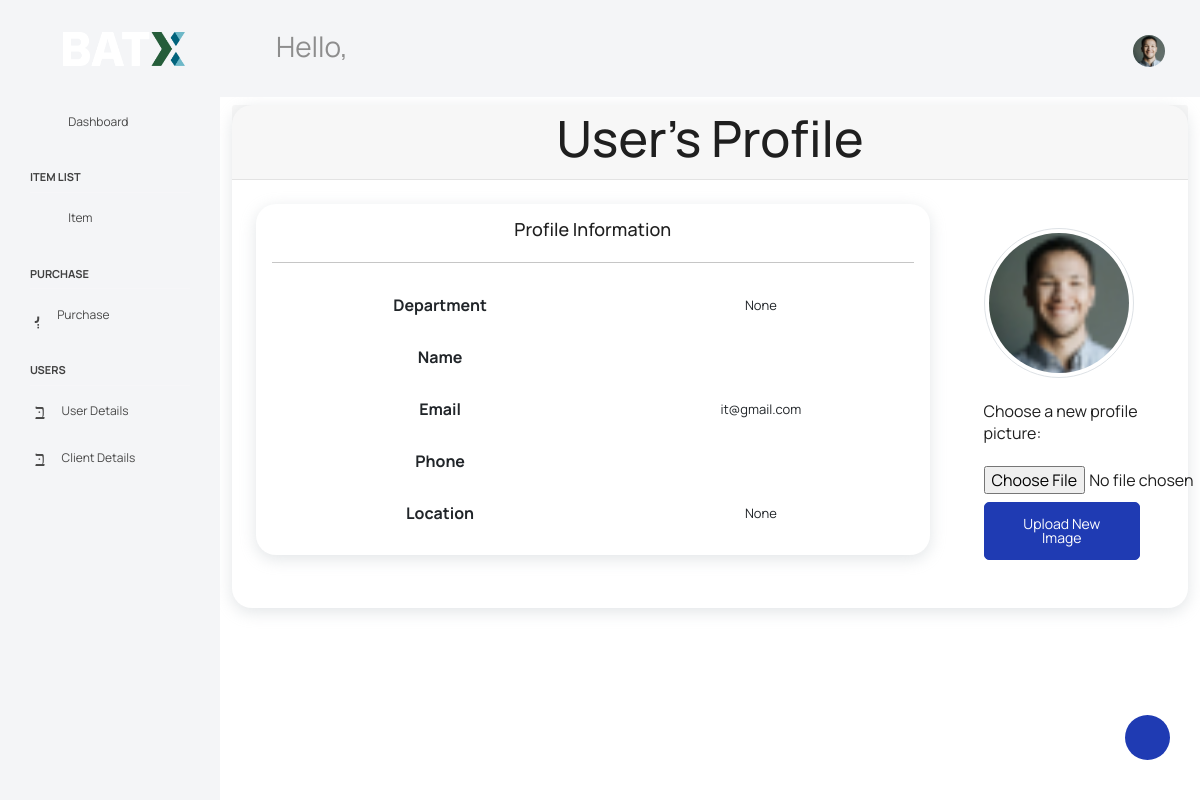
The page /user/ (signed in) on the database as committed earlier.
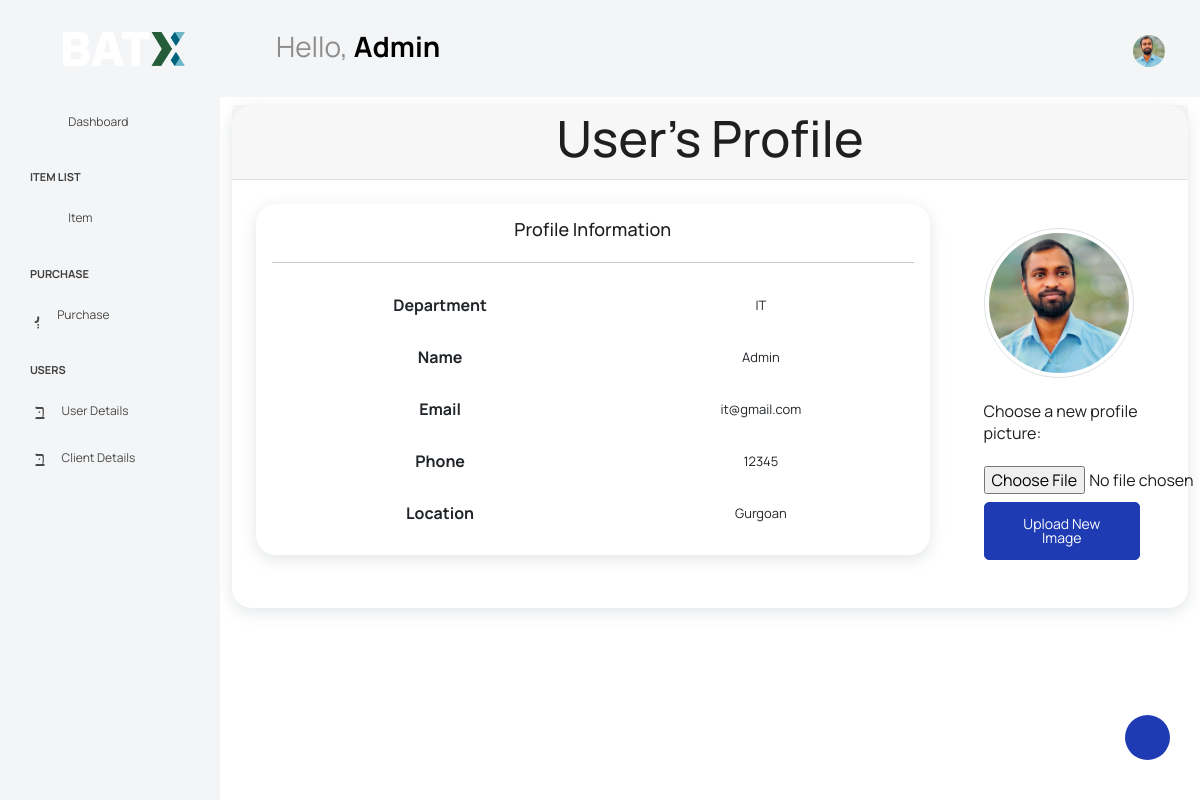
The same page on the database as committed later.
### inventory/models.py (models this page shows, shortened)
class CustomUser(AbstractUser):
    username=None
    phone=models.CharField(max_length=10,unique=True)
    email=models.EmailField(max_length=100,unique=True,null=False)
    name=models.CharField(max_length=40)
    user_pic=models.ImageField(upload_to="user_pic",null=True)
    user_Type = models.CharField(max_length=40,choices=UType, null=True)
    department = models.CharField( max_length=40,choices=ProcessName,null=True)
    location = models.CharField(max_length=40,choices=Loaction,null=True)
    USERNAME_FIELD='email'
    REQUIRED_FIELDS=[]
    objects=UserManager()

### inventory/views.py (the view)
# urls.py: path("user/", views.user, name="user"),
@login_required
def user(request):
    if request.method == 'POST':
        form = ProfileImageForm(request.POST, request.FILES, instance=request.user)
        if form.is_valid():
            form.save()
            messages.success(request, 'Profile picture updated successfully.')
            return redirect('user')  # Replace 'user' with the URL name of the user profile page
    else:
        form = ProfileImageForm(instance=request.user)
    context = {"profile": "User Profile",'form': form}
    return render(request, "inventory/user.html", context)

### inventory/forms.py
class ProfileImageForm(forms.ModelForm):
    class Meta:
        model=CustomUser
        fields=['user_pic']

### inventory/templates/inventory/user.html (shortened to what this page needs)
{% extends 'inventory/base.html' %}
{%load static%}
{% load crispy_forms_tags %}
{% block content %}
<div class="main-panel">
<div class="container my-2">
    <div class="row align-items-start">
        <div class="col-12 mx-auto">
            <div class="card">
                <div class="card-header">
                    <h1 class="text-center">User's Profile</h1>
                </div>
                <div class="card-body">
                    <div class="row">
                        <div class="col-md-9">
                            <div class="card text-center p-3">
                                <h4>Profile Information</h4>
                                <hr>
                                <table class="table bg-white table-borderless">
                                    <tbody>
                                        <tr>
                                            <th scope="row">Department</th>
                                            <td>{{ user.department }}</td>
                                        </tr>
                                        <tr>
                                            <th scope="col">Name</th>
                                            <td scope="col">{{ user.name }}</td>
                                        </tr>
                                        <tr>
                                            <th scope="row">Email</th>
                                            <td>{{ user.email }}</td>
                                        </tr>
                                        <tr>
                                            <th scope="row">Phone</th>
                                            <td>{{ user.phone }}</td>
                                        </tr>
                                        <tr>
                                            <th scope="row">Location</th>
                                            <td>{{ user.location }}</td>
                                        </tr>
                                    </tbody>
                                </table>
                            </div>
                        </div>
                        <div class="col-md-3">
                                <div class="card-body">
                                {% if user.user_pic %}
                                    <img style="border-radius: 50%; width: 150px; height: 150px;" class="img-thumbnail" src="{{user.user_pic.url}}" alt="profile picture">
                                    {% else %}
                                    <img style="border-radius: 50%; width: 150px; height: 150px;" class="img-thumbnail" src="{%static 'inventory/images/faces/face8.jpg'%}" alt="Default image">
                                    {% endif %}
                                        <form method="post" enctype="multipart/form-data">
                                            <br><label for="id_user_pic">Choose a new profile picture:</label><br>
                                            <br><input type="file" name="user_pic"  onchange="previewImage(event)">
                                            <button type="submit" class="btn btn-primary mt-2">Upload New Image</button>
                                        </form>
                                </div>
                            </div>
                        </div>
                    </div>
                </div>
            </div>
        </div>
    </div>
</div>
{% endblock %}

### inventory/templates/inventory/base.html (shortened to what this page needs)
{% load static %}
<!DOCTYPE html>
<html lang="en">
<head>
  <link rel="stylesheet" href="{% static 'inventory/vendors/feather/feather.css'%}">
  <link rel="stylesheet" href="{% static 'inventory/vendors/mdi/css/materialdesignicons.min.css'%}">
  <link rel="stylesheet" href="{% static 'inventory/vendors/ti-icons/css/themify-icons.css'%}">
  <link rel="stylesheet" href="{% static 'inventory/vendors/typicons/typicons.css'%}">
  <link rel="stylesheet" href="{% static 'inventory/vendors/simple-line-icons/css/simple-line-icons.css'%}">
  <link rel="stylesheet" href="{% static 'inventory/vendors/css/vendor.bundle.base.css'%}">
  <link rel="stylesheet" href="{% static 'inventory/vendors/datatables.net-bs4/dataTables.bootstrap4.css'%}">
  <link rel="stylesheet" href="{% static 'inventory/js/select.dataTables.min.css'%}">
  <link rel="stylesheet" href="{% static 'inventory/css/vertical-layout-light/style.css'%}">
</head>
<body>
  {% if user.is_authenticated and user.is_staff and user.is_superuser %}
  <div class="container-scroller">
      <nav class="navbar default-layout col-lg-12 col-12 p-0 fixed-top d-flex align-items-top flex-row">
          <div class="text-center navbar-brand-wrapper d-flex align-items-center justify-content-start">
              <div class="me-3">
                  <button class="navbar-toggler navbar-toggler align-self-center" type="button" data-bs-toggle="minimize">
                      <span class="icon-menu"></span>
                  </button>
              </div>
              <div>
                  <a class="navbar-brand brand-logo" href="{% url 'dash' %}">
                      <img src="{%static 'inventory/images/logo.png'%}" alt="logo" />
                  </a>
              </div>
          </div>
          <div class="navbar-menu-wrapper d-flex align-items-top">
              <ul class="navbar-nav">
                  <li class="nav-item font-weight-semibold d-none d-lg-block ms-0">
                      <h1 class="welcome-text">Hello, <span class="text-black fw-bold">{{user.name}}</span></h1>
                  </li>
              </ul>
              <ul class="navbar-nav ms-auto">
                  <li class="nav-item dropdown d-none d-lg-block user-dropdown">
                      <a class="nav-link" id="UserDropdown" href="#" data-bs-toggle="dropdown" aria-expanded="false">
                        {% if user.user_pic %}
                        <img class="img-xs rounded-circle" src="{{ user.user_pic.url }}" alt="logo" width="100" height="100">
                    {% else %}
                        <img class="img-xs rounded-circle" src="{%static 'inventory/images/faces/face8.jpg'%}"  alt="Default image">
                    {% endif %}
                      </a>
                  </li>
              </ul>
          </div>
      </nav>
      <div class="container-fluid page-body-wrapper">
          <div class="theme-setting-wrapper">
              <div id="settings-trigger"><i class="ti-settings"></i></div>
          </div>
          <nav class="sidebar sidebar-offcanvas" id="sidebar">
              <ul class="nav">
                  <li class="nav-item">
                      <a class="nav-link" href="{% url 'dash' %}">
                          <i class="mdi mdi-grid-large menu-icon"></i>
                          <span class="menu-title">Dashboard</span>
                      </a>
                  </li>
                  <li class="nav-item nav-category">Item List</li>
                  <li class="nav-item">
                    <a class="nav-link" data-bs-toggle="collapse" href="#ui-basic" aria-expanded="false" aria-controls="ui-basic">
                      <i class="menu-icon mdi mdi-floor-plan"></i>
                      <span class="menu-title">Item</span>
                      <i class="menu-arrow"></i>
                    </a>
                  </li>
                  <li class="nav-item nav-category">Purchase</li>
          <li class="nav-item">
            <a class="nav-link" data-bs-toggle="collapse" href="#form-elements" aria-expanded="false" aria-controls="form-elements">
              <i class="menu-icon mdi mdi-card-text-outline"></i>
              <span class="menu-title">Purchase</span>
              <i class="menu-arrow"></i>
            </a>
          </li>
          <li class="nav-item nav-category">Users</li>
          <li class="nav-item">
            <a class="nav-link" data-bs-toggle="collapse" href="#user-details" aria-expanded="false" aria-controls="user-details">
              <i class="menu-icon mdi mdi-account-circle-outline"></i>
              <span class="menu-title">User Details</span>
              <i class="menu-arrow"></i>
            </a>
          </li>
          <li class="nav-item">
            <a class="nav-link" data-bs-toggle="collapse" href="#client-details" aria-expanded="false" aria-controls="client-details">
              <i class="menu-icon mdi mdi-account-circle-outline"></i>
              <span class="menu-title">Client Details</span>
              <i class="menu-arrow"></i>
            </a>
          </li>
          </nav>
          {% endif %}
          {% block content%}
          {% endblock %}
      </div>
  </div>
</body>
</html>

Rows that differ between the two databases and show on the page:
changed CustomUser "it@gmail.com": name (not shown) → "Admin"; user_pic: picture added; department "None" → "IT"; phone (not shown) → "12345"; location "None" → "Gurgoan"
